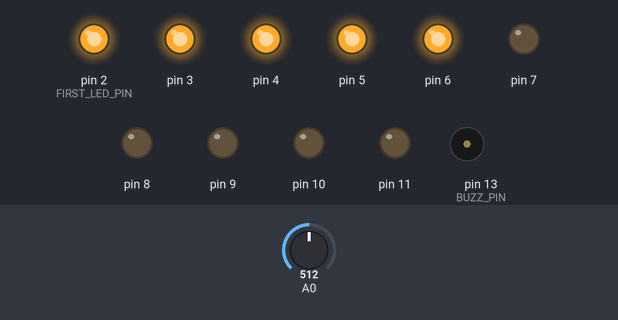
Bench run of a sketch on a simulated Arduino Uno, built with avr-gcc and run on an emulated ATmega328P. Shown: output pins drawn as LEDs (lit = HIGH), buzzer (waves = sounding). Inputs (shaded band) come from the test bench; at power-on: A0 = 512.

Above: at 1.2 s.
1.3 s: A0 set to 564
2.8 s: A0 set to 588
At 4.0 s:
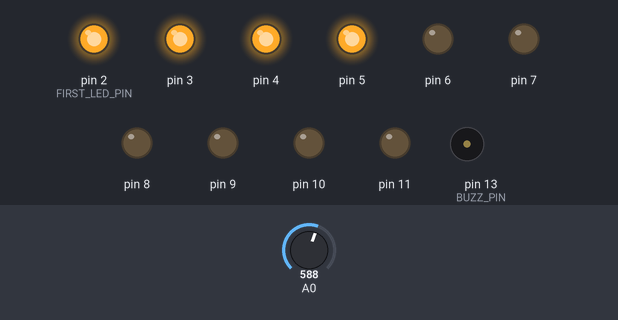
4.3 s: A0 set to 511
At 5.2 s:
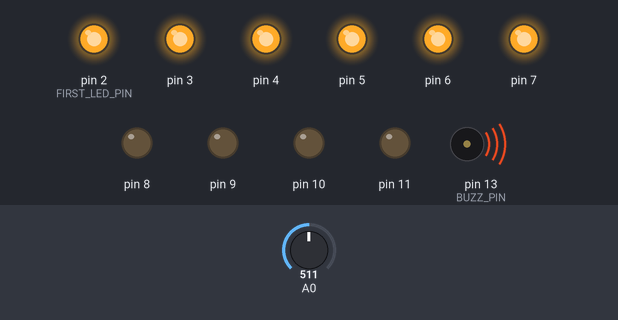
5.8 s: A0 set to 460
7.3 s: A0 set to 442
At 8.7 s:
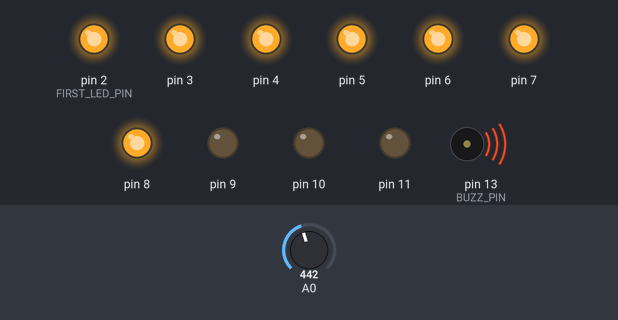
Timing chart, 0 to 9.8 s (numbered marks = the images above; inputs shaded):
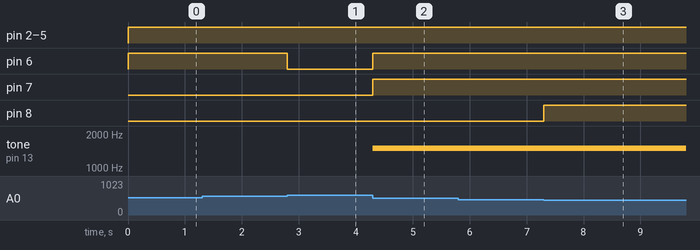

The sketch:

bonus1.ino
```cpp
#include <Arduino.h>

#include <math.h>

#define FIRST_LED_PIN 2
#define LED_COUNT 10
#define BUZZ_PIN 13

#define TERMIST_B 4300

#define VIN 5.0

void setup()
{
    for (int i = 0; i < LED_COUNT; ++i)
        pinMode(i + FIRST_LED_PIN, OUTPUT);
}

void loop()
{
    float voltage = analogRead(A0) * VIN / 1023.0;
    float r1 = voltage / (VIN - voltage);
    float temperature = 1. / (1. / (TERMIST_B)*log(r1) + 1. / (25. + 273.)) - 273;

    for (int i = 0; i < LED_COUNT; ++i)
    {
        bool enableSegment = (temperature >= i * 5);
        digitalWrite(i + FIRST_LED_PIN, enableSegment);
    }
    // условие для писка
    if (temperature >= 25)
        tone(BUZZ_PIN, 1500, 100);
}
/*Добавлено условие для сигнала, где температура должна быть больше 25 градусов.*/
// https://drive.google.com/file/d/1qYLf5ibKOUPrNWLXxoloEL7RGGpHPyfp/view?usp=drive_link
```

Measured:
- the behaviour switches between 574 and 575 on A0 (found by bisection; images 0 and 1)
- the behaviour switches between 451 and 450 on A0 (found by bisection; images 2 and 3)
- after the input at 1.3 s, every drawn part: stays the same
- after the input at 2.8 s, pin 6: HIGH → LOW at once
- after the input at 4.3 s, pin 6, pin 7: LOW → HIGH at once; tone on pin 13 (BUZZ_PIN): silent → 1500 Hz at once
- after the input at 5.8 s, every drawn part: stays the same
- after the input at 7.3 s, pin 8: LOW → HIGH at once
